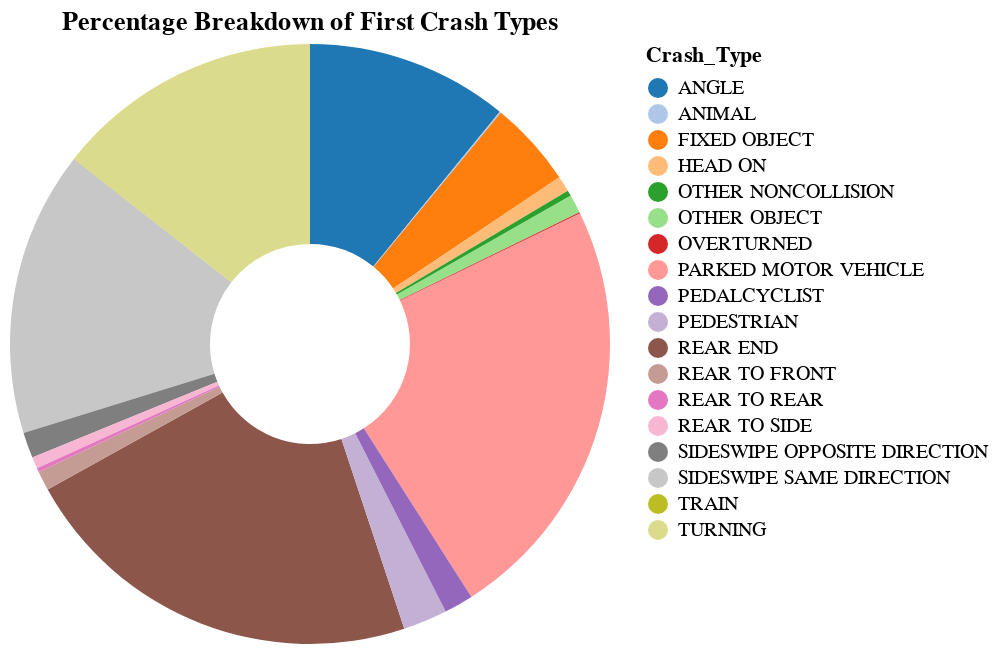

The code cell stored with this chart in its notebook:
### Markdown cell above
## Visuals

### Code cell
import altair as alt
import pandas as pd

# Create a Dataframe from the crash type percentage breadkdown
data = pd.DataFrame(list(crash_type_percentage_breakdown.items()), columns=['Crash_Type', 'Percentage'])

# Create a pie chart using Altair
chart = alt.Chart(data).mark_arc(innerRadius=50).encode(
    theta=alt.Theta(field="Percentage", type="quantitative"), # Set the encodings to the percentage
    color=alt.Color(field="Crash_Type", type="nominal", scale=alt.Scale(scheme='category20')), # Set the color scheme 
    tooltip=[alt.Tooltip("Crash_Type:N"), alt.Tooltip("Percentage:Q", format=".2f")]  # Round percentage to 2 decimal places when hovering 
).properties(
    title="Percentage Breakdown of First Crash Types" # Title of the chart
)

# Display the chart
chart.show()

### Figure 1 — Vega-Lite specification as saved in the notebook (floating-point values rounded to 4 significant figures)
{"config": {"view": {"continuousWidth": 300, "continuousHeight": 300}}, "data": {"name": "data-cd14f689f8c8e27fe4a32b183e9e4f9a"}, "mark": {"type": "arc", "innerRadius": 50}, "encoding": {"color": {"field": "Crash_Type", "scale": {"scheme": "category20"}, "type": "nominal"}, "theta": {"field": "Percentage", "type": "quantitative"}, "tooltip": [{"field": "Crash_Type", "type": "nominal"}, {"field": "Percentage", "format": ".2f", "type": "quantitative"}]}, "title": "Percentage Breakdown of First Crash Types", "$schema": "https://vega.github.io/schema/vega-lite/v5.20.1.json", "datasets": {"data-cd14f689f8c8e27fe4a32b183e9e4f9a": [{"Crash_Type": "PARKED MOTOR VEHICLE", "Percentage": 23.14}, {"Crash_Type": "REAR END", "Percentage": 22.03}, {"Crash_Type": "SIDESWIPE SAME DIRECTION", "Percentage": 15.37}, {"Crash_Type": "TURNING", "Percentage": 14.42}, {"Crash_Type": "ANGLE", "Percentage": 10.9}, {"Crash_Type": "FIXED OBJECT", "Percentage": 4.643}, {"Crash_Type": "PEDESTRIAN", "Percentage": 2.382}, {"Crash_Type": "PEDALCYCLIST", "Percentage": 1.57}, {"Crash_Type": "SIDESWIPE OPPOSITE DIRECTION", "Percentage": 1.385}, {"Crash_Type": "REAR TO FRONT", "Percentage": 1.046}, {"Crash_Type": "OTHER OBJECT", "Percentage": 0.996}, {"Crash_Type": "HEAD ON", "Percentage": 0.8472}, {"Crash_Type": "REAR TO SIDE", "Percentage": 0.6218}, {"Crash_Type": "OTHER NONCOLLISION", "Percentage": 0.3008}, {"Crash_Type": "REAR TO REAR", "Percentage": 0.2158}, {"Crash_Type": "ANIMAL", "Percentage": 0.07324}, {"Crash_Type": "OVERTURNED", "Percentage": 0.06012}, {"Crash_Type": "TRAIN", "Percentage": 0.005377}]}}
